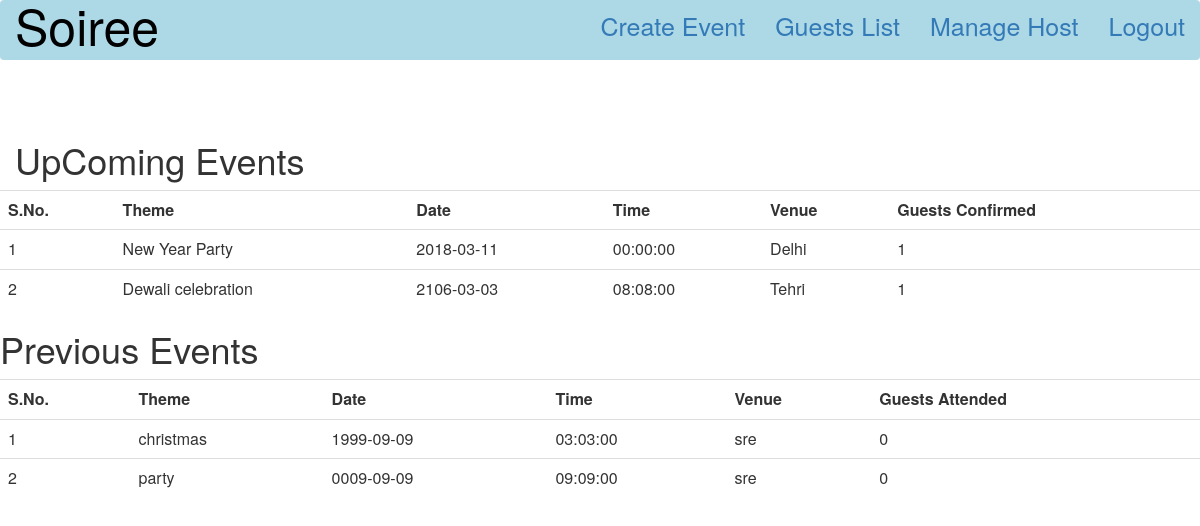
Page /dashboard.php on the committed database.
### tables this page shows
CREATE TABLE `events` (
  `id` int(255) NOT NULL,
  `theme` varchar(255) NOT NULL,
  `date` varchar(255) NOT NULL,
  `time` time NOT NULL,
  `venue` varchar(255) NOT NULL,
  `created_at` timestamp NOT NULL DEFAULT CURRENT_TIMESTAMP,
  `guestsconfirmed` varchar(255) DEFAULT NULL
);

### dashboard.php (the view, shortened to what this page needs)
<DOCTYPE html>
<html lang="en">
    <head>
        <?php
        include("header.php");
        ?>
    </head>
  <body >
      <?php
        include("nav1.php");
      ?>
    <div class="container-fluid" style="margin-top:60px;">
       <h1>UpComing Events</h1>
        </div>
      <table class="table table-hover" >
        <tr><th>S.No.</th>
          <th>Theme</th>
          <th>Date</th>
          <th>Time</th>
          <th>Venue</th>
          <th>Guests Confirmed</th>
        </tr>
        <?php
           require 'db.php';
         $date=date("Y-m-d");
           $sql="select * from events where date>=$date limit 20";
           $result=$conn->query($sql);
           $i=1;
           while($row=$result->fetch_assoc()){
        ?>
        <tr onclick='window.location="edit.php?event_id=<?php echo $row['id'] ?>";'>
          <td><?php echo $i; $i++; ?></td>
          <td><?php echo $row['theme']; ?></td>
          <td><?php echo $row['date']; ?></td>
          <td><?php echo $row['time']; ?></td>
          <td><?php echo $row['venue']; ?></td>
          <td><?php
		  $event_id=$row['id'];
          $sqls="select * from event_guest where event_id=$event_id and response='true'";
           $results=$conn->query($sqls);
           $j=0;
           while($rows=$results->fetch_assoc())
           	$j++;
           echo $j; ?></td>
        </tr>
        <?php
                                             }
        ?>
      </table>
         <h1>Previous Events</h1>
      <table class="table table-hover" >
        <tr><th>S.No.</th>
          <th>Theme</th>
          <th>Date</th>
          <th>Time</th>
          <th>Venue</th>
          <th>Guests Attended</th>
        </tr>
        <?php
           require 'db.php';
           $sql="select * from events where date<=$date limit 20";
           $result=$conn->query($sql);
           $i=1;
           while($row=$result->fetch_assoc()){
        ?>
        <tr onclick='window.location="edit.php?event_id=<?php echo $row['id'] ?>";'>
          <td><?php echo $i; $i++; ?></td>
          <td><?php echo $row['theme']; ?></td>
          <td><?php echo $row['date']; ?></td>
          <td><?php echo $row['time']; ?></td>
          <td><?php echo $row['venue']; ?></td>
          <td><?php
           $j=0;
           echo $j; ?></td>
        </tr>
        <?php
            }
        ?>
      </table>
  </body>
</html>

### rows in the picture
events: theme "New Year Party", date "2018-03-11", time "00:00:00", venue "Delhi", j "1"
events: theme "Dewali celebration", date "2106-03-03", time "08:08:00", venue "Tehri", j "1"
events: theme "christmas", date "1999-09-09", time "03:03:00", venue "sre", j "0"
events: theme "party", date "0009-09-09", time "09:09:00", venue "sre", j "0"
